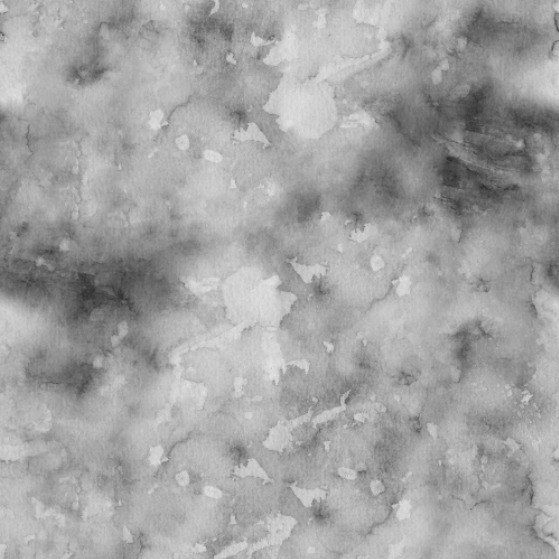
#> input picture watercolor_texture.png, 559 x 559 px
$ python -i edge_curve_editor.py   (imports and definitions only)
#> lines starting #> are read from the running program, lines starting #| are printed output that depends on the picture; after the words box and inside, x2 and y2 are one past the last pixel; in counts of white or black regions, pixels touching at a corner belong together
"""
🎨 Watercolor Edge Curve Effect - Tri-Tone Mask Approach (OPTIMIZED)

Usage:
    Place input.jpg and watercolor_texture.png in the same folder and run:
    python edge_curve_editor.py
"""

from PIL import Image, ImageFilter, ImageEnhance
import numpy as np
from scipy import ndimage
import os
import time


# ============================================
# SETTINGS
# ============================================

SETTINGS = {
    "dark_threshold": 60,
    "light_threshold": 170,

    "mask_smooth_radius": 12,
    "mask_open_close_size": 1,
    "mask_final_threshold": 0.5,

    "detail_enabled": True,
    "detail_min_contrast": 1.2,
    "detail_neighborhood": 0.2,
    "detail_erode_smooth": 3,

    "dark_blur_radius": 1,
    "dark_blur_passes": 4,
    "mid_blur_radius": 12,
    "mid_blur_passes": 4,
    "light_blur_radius": 6,
    "light_blur_passes": 4,
    "final_edge_smooth": 1.0,

    "dark_darken_amount": 0.4,
    "light_lighten_amount": 0.2,
    "mid_adjustment": 0.0,

    "texture_enabled": True,
    "texture_file": "watercolor_texture.png",
    "texture_opacity": 0.5,
    "texture_scale": 0.8,

    "brightness": 1.02,
    "contrast": 1.02,
    "saturation": 1.0,
}


# ============================================
# TEXTURE CACHE (load once, reuse)
# ============================================

_TEXTURE_CACHE = {}


def _get_tiled_texture(texture_path: str, scale: float,
                        img_w: int, img_h: int) -> np.ndarray:
    """Load texture once, tile to image size, cache the result."""
    cache_key = (texture_path, scale, img_w, img_h)
    if cache_key in _TEXTURE_CACHE:
        return _TEXTURE_CACHE[cache_key]

    if not os.path.exists(texture_path):
        return None

    texture = Image.open(texture_path).convert("L")
    if scale != 1.0:
        tw, th = texture.size
        texture = texture.resize((max(1, int(tw * scale)), max(1, int(th * scale))),
                                  Image.Resampling.BILINEAR)

    tex_array = np.array(texture).astype(np.float32) / 255.0
    tex_h, tex_w = tex_array.shape

    # Tile using np.tile (no Python loops)
    reps_y = (img_h + tex_h - 1) // tex_h
    reps_x = (img_w + tex_w - 1) // tex_w
    tiled = np.tile(tex_array, (reps_y, reps_x))[:img_h, :img_w]

    _TEXTURE_CACHE[cache_key] = tiled
    return tiled


# ============================================
# CORE FUNCTIONS (OPTIMIZED)
# ============================================

def compute_luminosity(image: Image.Image) -> np.ndarray:
    img_array = np.array(image, dtype=np.float32)
    return img_array[:, :, 0] * 0.299 + img_array[:, :, 1] * 0.587 + img_array[:, :, 2] * 0.114


def create_zone_masks_raw(luminosity: np.ndarray,
                           dark_thresh: int, light_thresh: int) -> tuple:
    dark = luminosity < dark_thresh
    light = luminosity > light_thresh
    mid = ~dark & ~light
    return dark.astype(np.float32), mid.astype(np.float32), light.astype(np.float32)


def smooth_mask_shape(mask: np.ndarray,
                       smooth_radius: float,
                       morph_size: float,
                       threshold: float) -> np.ndarray:
    morph_int = int(morph_size)
    if morph_int > 0:
        struct = ndimage.generate_binary_structure(2, 1)
        binary = mask > 0.5
        binary = ndimage.binary_closing(binary, structure=struct, iterations=morph_int)
        binary = ndimage.binary_opening(binary, structure=struct, iterations=morph_int)
        opened = binary.astype(np.float32)
    else:
        opened = mask

    if smooth_radius > 0:
        blurred = ndimage.gaussian_filter(opened, sigma=smooth_radius * 0.7)
    else:
        blurred = opened

    return (blurred >= threshold).astype(np.float32)


def restore_fine_detail(smoothed_mask: np.ndarray,
                         raw_mask: np.ndarray,
                         luminosity: np.ndarray,
                         zone_type: str,
                         dark_thresh: int,
                         light_thresh: int,
                         min_contrast: float,
                         neighborhood: float,
                         erode_smooth: int) -> np.ndarray:
    """Optimized fine detail restoration."""
    raw_bool = raw_mask > 0.5
    smooth_bool = smoothed_mask > 0.5
    lost = raw_bool & ~smooth_bool

    if not np.any(lost):
        return smoothed_mask

    # Local contrast (use max of int, 1 for filter size)
    filter_size = max(1, int(neighborhood * 2 + 1))
    local_mean = ndimage.uniform_filter(luminosity, size=filter_size)
    local_diff = np.abs(luminosity - local_mean)

    local_min = ndimage.minimum_filter(luminosity, size=filter_size)
    local_max = ndimage.maximum_filter(luminosity, size=filter_size)
    local_range = local_max - local_min

    has_contrast = (local_diff >= min_contrast) | (local_range >= min_contrast * 3)

    # Zone confidence (vectorized)
    if zone_type == "dark":
        conf_a = np.clip((local_mean - luminosity) / 40.0, 0, 1)
        conf_b = np.clip((dark_thresh - luminosity) / max(dark_thresh, 1), 0, 1)
        zone_confidence = np.maximum(conf_a, conf_b)
    elif zone_type == "light":
        conf_a = np.clip((luminosity - local_mean) / 40.0, 0, 1)
        conf_b = np.clip((luminosity - light_thresh) / max(255 - light_thresh, 1), 0, 1)
        zone_confidence = np.maximum(conf_a, conf_b)
    else:
        mid_center = (dark_thresh + light_thresh) / 2.0
        mid_range = (light_thresh - dark_thresh) / 2.0
        zone_confidence = np.clip(1.0 - np.abs(luminosity - mid_center) / (mid_range + 1), 0, 1)

    restore = lost & has_contrast & (zone_confidence > 0.15)

    # Connected component rescue — only label the lost region, not the whole image
    labeled_lost, num_features = ndimage.label(lost)
    if num_features > 0:
        # Use bincount for O(n) component size calculation instead of loop
        component_sizes = np.bincount(labeled_lost.ravel())
        # component_sizes[0] is background, skip it
        large_enough = np.zeros(num_features + 1, dtype=bool)
        large_enough[1:] = component_sizes[1:] >= 20
        restore |= large_enough[labeled_lost]

    # Cleanup jaggies
    if erode_smooth > 0 and np.any(restore):
        restore_float = ndimage.gaussian_filter(restore.astype(np.float32),
                                                 sigma=erode_smooth * 0.5)
        restore = restore_float > 0.4

    result = smoothed_mask.copy()
    result[restore] = 1.0
    return result


def equivalent_single_blur_sigma(radius: int, passes: int) -> float:
    """
    N passes of Gaussian blur with radius r is equivalent to
    a single Gaussian blur with sigma = sqrt(N) * sigma_single.
    PIL GaussianBlur radius ≈ 2*sigma, so sigma ≈ radius/2.
    """
    single_sigma = radius / 2.0
    return single_sigma * np.sqrt(passes)


def fast_multi_blur(image: Image.Image, radius: int, passes: int) -> Image.Image:
    """
    Replace N blur passes with a single equivalent blur.
    Mathematically equivalent for Gaussian blur (convolution is associative).
    """
    if radius <= 0 or passes <= 0:
        return image
    equiv_sigma = equivalent_single_blur_sigma(radius, passes)
    equiv_radius = max(1, int(equiv_sigma * 2 + 0.5))
    return image.filter(ImageFilter.GaussianBlur(radius=equiv_radius))


def apply_zone_tonal_push_inplace(image_array: np.ndarray,
                                    darken: float = 0.0,
                                    lighten: float = 0.0) -> np.ndarray:
    """Apply tonal push to entire array (no mask needed since we push before compositing)."""
    if darken > 0:
        image_array *= (1.0 - darken)
    if lighten > 0:
        image_array[:] = 255.0 - (255.0 - image_array) * (1.0 - lighten)
    return image_array


def apply_texture_overlay_inplace(image_array: np.ndarray,
                                    tiled_texture: np.ndarray,
                                    opacity: float) -> np.ndarray:
    """Apply overlay blend with pre-tiled texture. Operates in-place."""
    if tiled_texture is None or opacity <= 0:
        return image_array

    base = image_array / 255.0
    tex_3ch = tiled_texture[:, :, np.newaxis]  # broadcast to 3 channels

    # Overlay blend: vectorized
    blended = np.where(base < 0.5,
                       2.0 * base * tex_3ch,
                       1.0 - 2.0 * (1.0 - base) * (1.0 - tex_3ch))

    # Mix with opacity
    np.multiply(blended - base, opacity, out=blended)
    np.add(base, blended, out=base)
    np.clip(base, 0, 1, out=base)
    np.multiply(base, 255.0, out=image_array)

    return image_array


def create_debug_mask_image(dark_mask: np.ndarray,
                             mid_mask: np.ndarray,
                             light_mask: np.ndarray) -> Image.Image:
    h, w = dark_mask.shape
    debug = np.zeros((h, w, 3), dtype=np.uint8)
    dark_bool = dark_mask > 0.5
    mid_bool = mid_mask > 0.5
    light_bool = light_mask > 0.5
    debug[dark_bool] = [30, 30, 60]
    debug[mid_bool] = [140, 130, 120]
    debug[light_bool] = [240, 235, 230]
    return Image.fromarray(debug)


# ============================================
# MAIN EFFECT
# ============================================

def apply_edge_curve_effect(image: Image.Image, settings: dict = None) -> dict:
    cfg = SETTINGS.copy()
    if settings:
        cfg.update(settings)

    script_dir = os.path.dirname(os.path.abspath(__file__))

    has_alpha = image.mode == "RGBA"
    if has_alpha:
        alpha = image.split()[3]
        rgb = image.convert("RGB")
    else:
        rgb = image.convert("RGB")

    img_w, img_h = rgb.size

    # ---- Step 1: Luminosity + raw masks ----
    t = time.time()
    luminosity = compute_luminosity(rgb)
    dark_raw, mid_raw, light_raw = create_zone_masks_raw(
        luminosity, cfg["dark_threshold"], cfg["light_threshold"])
    print(f"   [1/7] Zones: dark={np.mean(dark_raw)*100:.1f}% mid={np.mean(mid_raw)*100:.1f}% "
          f"light={np.mean(light_raw)*100:.1f}%  ({time.time()-t:.2f}s)")

    # ---- Step 2: Smooth masks ----
    t = time.time()
    dark_smooth = smooth_mask_shape(dark_raw, cfg["mask_smooth_radius"],
                                     cfg["mask_open_close_size"], cfg["mask_final_threshold"])
    mid_smooth = smooth_mask_shape(mid_raw, cfg["mask_smooth_radius"],
                                    cfg["mask_open_close_size"], cfg["mask_final_threshold"])
    light_smooth = smooth_mask_shape(light_raw, cfg["mask_smooth_radius"],
                                      cfg["mask_open_close_size"], cfg["mask_final_threshold"])
    print(f"   [2/7] Smoothed masks  ({time.time()-t:.2f}s)")

    # ---- Step 3: Fine detail restoration ----
    t = time.time()
    if cfg.get("detail_enabled", True):
        dark_mask = restore_fine_detail(
            dark_smooth, dark_raw, luminosity, "dark",
            cfg["dark_threshold"], cfg["light_threshold"],
            cfg["detail_min_contrast"], cfg["detail_neighborhood"], cfg["detail_erode_smooth"])
        mid_mask = restore_fine_detail(
            mid_smooth, mid_raw, luminosity, "mid",
            cfg["dark_threshold"], cfg["light_threshold"],
            cfg["detail_min_contrast"], cfg["detail_neighborhood"], cfg["detail_erode_smooth"])
        light_mask = restore_fine_detail(
            light_smooth, light_raw, luminosity, "light",
            cfg["dark_threshold"], cfg["light_threshold"],
            cfg["detail_min_contrast"], cfg["detail_neighborhood"], cfg["detail_erode_smooth"])
    else:
        dark_mask, mid_mask, light_mask = dark_smooth, mid_smooth, light_smooth
    print(f"   [3/7] Detail restored  ({time.time()-t:.2f}s)")

    # ---- Step 3b: Feather mask edges for smooth transitions ----
    feather = cfg.get("final_edge_smooth", 2.0)
    if feather > 0:
        # Blur the binary masks — this turns the hard 0/1 stair-step edges
        # into a smooth gradient (e.g., 0 → 0.2 → 0.5 → 0.8 → 1.0)
        # Do NOT re-threshold after this — the soft edges are the point.
        dark_mask = ndimage.gaussian_filter(dark_mask, sigma=feather)
        mid_mask = ndimage.gaussian_filter(mid_mask, sigma=feather)
        light_mask = ndimage.gaussian_filter(light_mask, sigma=feather)
        print(f"   [3b]  Edge feather σ={feather}  ({time.time()-t:.2f}s)")

    # ---- Step 4: Blurred image layers (single equivalent blur) ----
    t = time.time()
    dark_blurred = fast_multi_blur(rgb, cfg["dark_blur_radius"], cfg["dark_blur_passes"])
    mid_blurred = fast_multi_blur(rgb, cfg["mid_blur_radius"], cfg["mid_blur_passes"])
    light_blurred = fast_multi_blur(rgb, cfg["light_blur_radius"], cfg["light_blur_passes"])

    dark_array = np.array(dark_blurred, dtype=np.float32)
    mid_array = np.array(mid_blurred, dtype=np.float32)
    light_array = np.array(light_blurred, dtype=np.float32)
    print(f"   [4/7] Blurred layers  ({time.time()-t:.2f}s)")

    # ---- Step 5: Tonal push (in-place, no mask needed) ----
    t = time.time()
    if cfg["dark_darken_amount"] > 0:
        apply_zone_tonal_push_inplace(dark_array, darken=cfg["dark_darken_amount"])
    if cfg["light_lighten_amount"] > 0:
        apply_zone_tonal_push_inplace(light_array, lighten=cfg["light_lighten_amount"])
    if cfg["mid_adjustment"] > 0:
        apply_zone_tonal_push_inplace(mid_array, lighten=cfg["mid_adjustment"])
    elif cfg["mid_adjustment"] < 0:
        apply_zone_tonal_push_inplace(mid_array, darken=-cfg["mid_adjustment"])
    print(f"   [5/7] Tonal push  ({time.time()-t:.2f}s)")

    # ---- Step 6: Watercolor texture (cached, in-place) ----
    t = time.time()
    if cfg["texture_enabled"]:
        assets_dir = os.path.join(os.path.dirname(script_dir), "assets")
        texture_path = os.path.join(assets_dir, os.path.basename(cfg["texture_file"]))
        if not os.path.exists(texture_path):
            texture_path = os.path.join(script_dir, cfg["texture_file"])
        tiled = _get_tiled_texture(texture_path, cfg["texture_scale"], img_w, img_h)
        if tiled is not None:
            apply_texture_overlay_inplace(dark_array, tiled, cfg["texture_opacity"])
            apply_texture_overlay_inplace(mid_array, tiled, cfg["texture_opacity"])
            apply_texture_overlay_inplace(light_array, tiled, cfg["texture_opacity"])
    print(f"   [6/7] Texture overlay  ({time.time()-t:.2f}s)")

    # ---- Step 7: Composite ----
    t = time.time()
    result_array = np.array(rgb, dtype=np.float32)

    # Vectorized compositing with pre-expanded masks
    light_m = light_mask[:, :, np.newaxis]
    mid_m = mid_mask[:, :, np.newaxis]
    dark_m = dark_mask[:, :, np.newaxis]

    # Light (bottom), mid (middle), dark (top)
    result_array += (light_array - result_array) * light_m
    result_array += (mid_array - result_array) * mid_m
    result_array += (dark_array - result_array) * dark_m

    result = Image.fromarray(np.clip(result_array, 0, 255).astype(np.uint8))

    # Tonal adjustments (only if != 1.0)
    if cfg["saturation"] != 1.0:
        result = ImageEnhance.Color(result).enhance(cfg["saturation"])
    if cfg["brightness"] != 1.0:
        result = ImageEnhance.Brightness(result).enhance(cfg["brightness"])
    if cfg["contrast"] != 1.0:
        result = ImageEnhance.Contrast(result).enhance(cfg["contrast"])

    if has_alpha:
        result = result.convert("RGBA")
        result.putalpha(alpha)
    print(f"   [7/7] Composited  ({time.time()-t:.2f}s)")

    # Debug outputs
    debug_masks = create_debug_mask_image(dark_mask, mid_mask, light_mask)
    dark_mask_img = Image.fromarray((dark_mask * 255).astype(np.uint8), "L")
    mid_mask_img = Image.fromarray((mid_mask * 255).astype(np.uint8), "L")
    light_mask_img = Image.fromarray((light_mask * 255).astype(np.uint8), "L")

    return {
        "result": result,
        "debug_masks": debug_masks,
        "dark_mask": dark_mask_img,
        "mid_mask": mid_mask_img,
        "light_mask": light_mask_img,
    }


# ============================================
# LAYER FUNCTION (for watercolor.py integration)
# ============================================

# [10 lines left out: function create_edge_curve_layer, not called in this run]


# ============================================
# STANDALONE ENTRY POINT
# ============================================

# [29 lines not run here, left out]

>>> from PIL import Image
>>> picture = Image.open('watercolor_texture.png')
#> picture is the input picture: PIL image 559x559 RGB; min 44, max 226, mean 162.7
>>> result = apply_edge_curve_effect(picture)
#> in create_zone_masks_raw, `dark = luminosity < dark_thresh`:
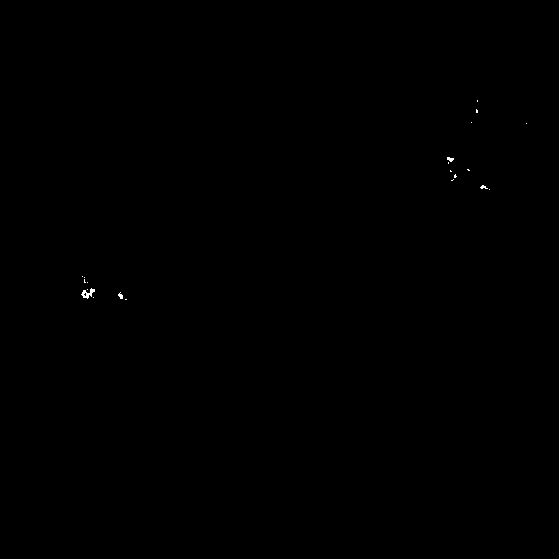
#> dark: shape (559, 559) bool; 0.06% white in thin lines or dots, all inside (x1, y1, x2, y2) = (81, 100, 527, 300)
#> call 3 of smooth_mask_shape, with smooth_radius = 12, morph_size = 1, threshold = 0.5
#> in smooth_mask_shape (call 3), `blurred = ndimage.gaussian_filter(opened, sigma=smooth_radius * 0.7)`:
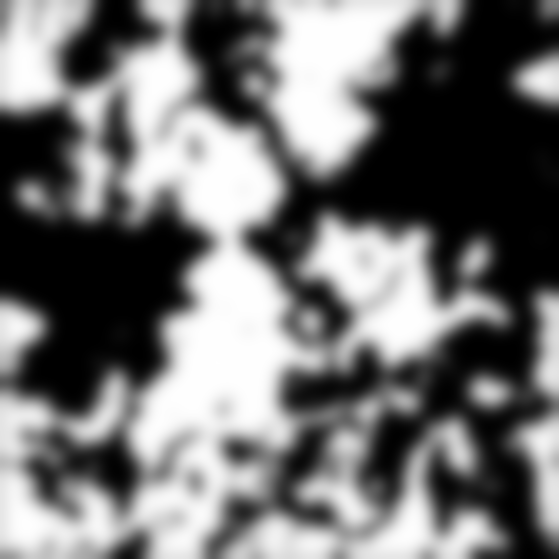
#> blurred: shape (559, 559) float32; min 0, max 1, mean 0.456
#> in restore_fine_detail, `labeled_lost, num_features = ndimage.label(lost)`: num_features = 23
#> in restore_fine_detail, `component_sizes = np.bincount(labeled_lost.ravel())`: component_sizes = 24 values, max 312305 at index 0, min 1 at index 3, mean 13020
#> call 2 of restore_fine_detail, with zone_type = 'mid', dark_thresh = 60, light_thresh = 170, min_contrast = 1.2, neighborhood = 0.2, erode_smooth = 3
#> in restore_fine_detail (call 2), `zone_confidence = np.clip(1.0 - np.abs(luminosity - mid_center) / (mid..`:
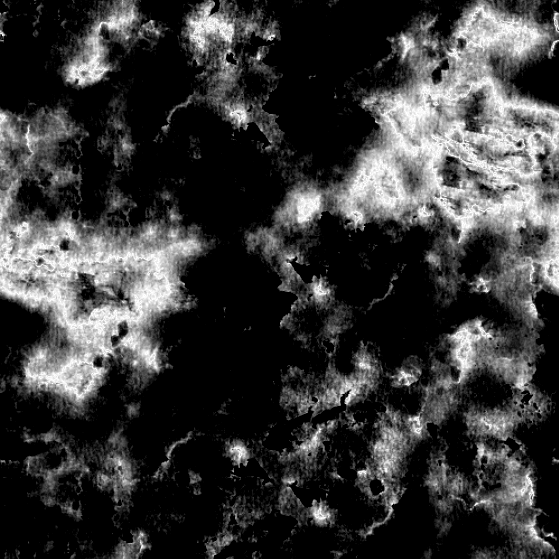
#> zone_confidence: shape (559, 559) float32; min 0, max 1, mean 0.221
#> in restore_fine_detail (call 2), `labeled_lost, num_features = ndimage.label(lost)`:
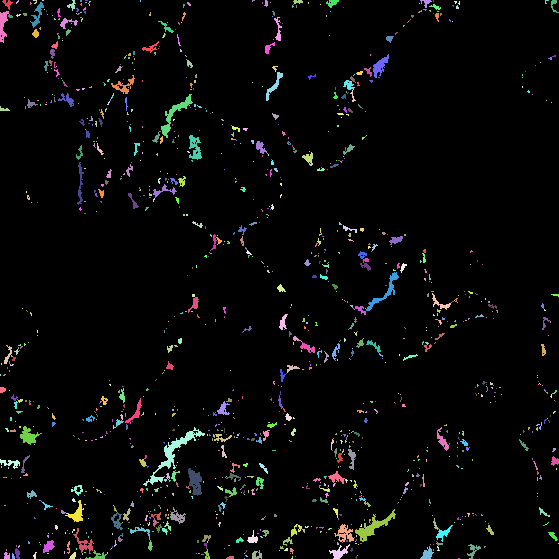
#> labeled_lost: shape (559, 559) int32; 1285 distinct labels, from 0 to 1284; one colour per label, 0 black
#> in restore_fine_detail (call 2), `labeled_lost, num_features = ndimage.label(lost)`: num_features = 1284
#> in restore_fine_detail (call 2), `component_sizes = np.bincount(labeled_lost.ravel())`: component_sizes = 1285 values, max 298123 at index 0, min 1 at index 25, mean 243.2
#> in restore_fine_detail (call 2), `result[restore] = 1.0`:
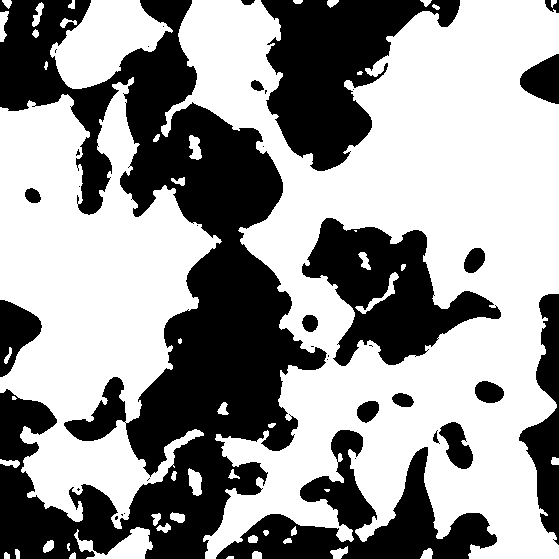
#> result: shape (559, 559) float32; values 0 (black) and 1 (white), 59.1% white; 37 black regions (19 under 20 px), largest, box (x1, y1, x2, y2) and area: (0, 0, 327, 559) 73377, (261, 0, 460, 171) 16854, (302, 218, 501, 366) 13595
#> call 3 of restore_fine_detail, with zone_type = 'light', dark_thresh = 60, light_thresh = 170, min_contrast = 1.2, neighborhood = 0.2, erode_smooth = 3
#> in restore_fine_detail (call 3), `labeled_lost, num_features = ndimage.label(lost)`:
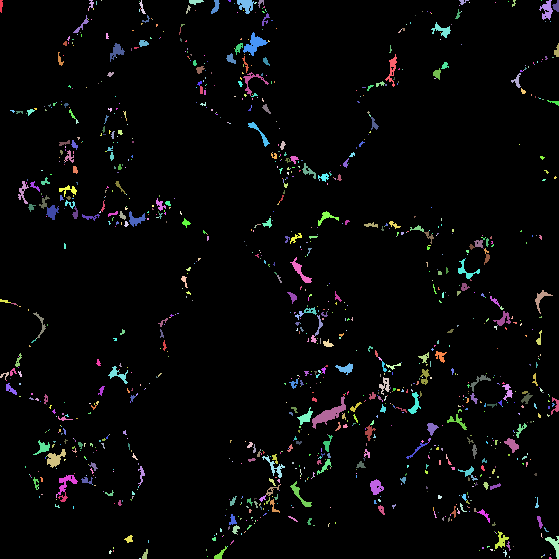
#> labeled_lost: shape (559, 559) int32; 1197 distinct labels, from 0 to 1196; one colour per label, 0 black
#> in restore_fine_detail (call 3), `labeled_lost, num_features = ndimage.label(lost)`: num_features = 1196
#> in restore_fine_detail (call 3), `component_sizes = np.bincount(labeled_lost.ravel())`: component_sizes = 1197 values, max 298318 at index 0, min 1 at index 3, mean 261.1
#> in restore_fine_detail (call 3), `result[restore] = 1.0`:
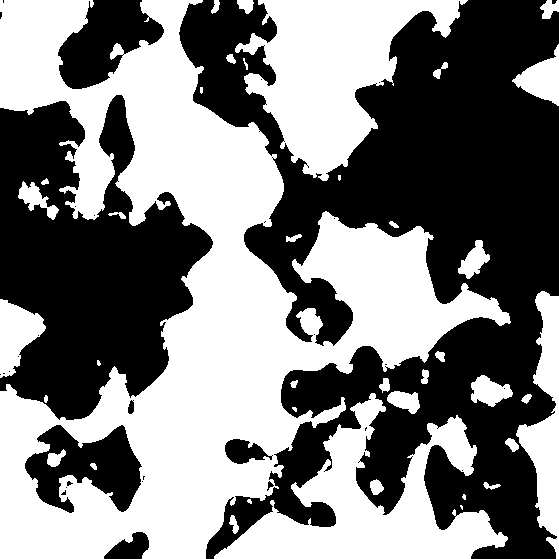
#> result: shape (559, 559) float32; values 0 (black) and 1 (white), 49.5% white; 39 white regions (7 under 20 px), largest, box (x1, y1, x2, y2) and area: (0, 0, 511, 559) 102694, (235, 0, 468, 181) 19790, (214, 393, 508, 559) 18584
#> result = 5 items
